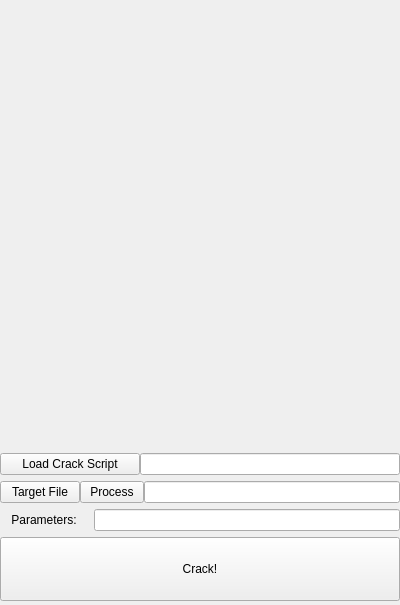
<?xml version="1.0" encoding="UTF-8"?>
<ui version="4.0">
 <class>GeneralCrackFrameworkGUIClass</class>
 <widget class="QMainWindow" name="GeneralCrackFrameworkGUIClass">
  <property name="geometry">
   <rect>
    <x>0</x>
    <y>0</y>
    <width>400</width>
    <height>605</height>
   </rect>
  </property>
  <property name="minimumSize">
   <size>
    <width>400</width>
    <height>437</height>
   </size>
  </property>
  <property name="maximumSize">
   <size>
    <width>400</width>
    <height>605</height>
   </size>
  </property>
  <property name="windowTitle">
   <string>General Crack Framework</string>
  </property>
  <property name="windowIcon">
   <iconset resource="generalcrackframeworkgui.qrc">
    <normaloff>:/GeneralCrackFrameworkGUI/Resources/ico.bmp</normaloff>:/GeneralCrackFrameworkGUI/Resources/ico.bmp</iconset>
  </property>
  <widget class="QWidget" name="centralWidget">
   <layout class="QVBoxLayout" name="verticalLayout">
    <property name="spacing">
     <number>5</number>
    </property>
    <property name="margin">
     <number>0</number>
    </property>
    <item>
     <widget class="QWidget" name="widget" native="true">
      <property name="minimumSize">
       <size>
        <width>400</width>
        <height>446</height>
       </size>
      </property>
      <property name="maximumSize">
       <size>
        <width>400</width>
        <height>446</height>
       </size>
      </property>
      <property name="styleSheet">
       <string notr="true">border-image: url(:/GeneralCrackFrameworkGUI/Resources/image.jpg);</string>
      </property>
     </widget>
    </item>
    <item>
     <layout class="QHBoxLayout" name="horizontalLayout">
      <property name="spacing">
       <number>0</number>
      </property>
      <item>
       <widget class="QPushButton" name="pushButton_Script">
        <property name="minimumSize">
         <size>
          <width>140</width>
          <height>0</height>
         </size>
        </property>
        <property name="text">
         <string>Load Crack Script</string>
        </property>
        <property name="checkable">
         <bool>false</bool>
        </property>
        <property name="autoDefault">
         <bool>false</bool>
        </property>
        <property name="flat">
         <bool>false</bool>
        </property>
       </widget>
      </item>
      <item>
       <widget class="QLineEdit" name="lineEdit_Path">
        <property name="echoMode">
         <enum>QLineEdit::Normal</enum>
        </property>
        <property name="readOnly">
         <bool>true</bool>
        </property>
       </widget>
      </item>
     </layout>
    </item>
    <item>
     <layout class="QHBoxLayout" name="horizontalLayout_3">
      <property name="spacing">
       <number>0</number>
      </property>
      <item>
       <widget class="QPushButton" name="pushButton_TargetFile">
        <property name="minimumSize">
         <size>
          <width>64</width>
          <height>0</height>
         </size>
        </property>
        <property name="text">
         <string>Target File</string>
        </property>
        <property name="flat">
         <bool>false</bool>
        </property>
       </widget>
      </item>
      <item>
       <widget class="QPushButton" name="pushButton_process">
        <property name="maximumSize">
         <size>
          <width>64</width>
          <height>16777215</height>
         </size>
        </property>
        <property name="text">
         <string>Process</string>
        </property>
        <property name="flat">
         <bool>false</bool>
        </property>
       </widget>
      </item>
      <item>
       <widget class="QLineEdit" name="lineEdit_Target">
        <property name="readOnly">
         <bool>true</bool>
        </property>
       </widget>
      </item>
     </layout>
    </item>
    <item>
     <layout class="QHBoxLayout" name="horizontalLayout_2">
      <item>
       <widget class="QLabel" name="label">
        <property name="minimumSize">
         <size>
          <width>88</width>
          <height>0</height>
         </size>
        </property>
        <property name="maximumSize">
         <size>
          <width>88</width>
          <height>16777215</height>
         </size>
        </property>
        <property name="text">
         <string>Parameters:</string>
        </property>
        <property name="alignment">
         <set>Qt::AlignCenter</set>
        </property>
       </widget>
      </item>
      <item>
       <widget class="QLineEdit" name="lineEdit_Param"/>
      </item>
     </layout>
    </item>
    <item>
     <widget class="QPushButton" name="pushButton_Crack">
      <property name="minimumSize">
       <size>
        <width>0</width>
        <height>64</height>
       </size>
      </property>
      <property name="text">
       <string>Crack!</string>
      </property>
     </widget>
    </item>
   </layout>
  </widget>
  <action name="actionAbout_General_Crack_Framework">
   <property name="text">
    <string>About General Crack Framework</string>
   </property>
  </action>
  <action name="actionExit">
   <property name="text">
    <string>Exit</string>
   </property>
  </action>
 </widget>
 <layoutdefault spacing="6" margin="11"/>
 <resources>
  <include location="generalcrackframeworkgui.qrc"/>
 </resources>
 <connections/>
</ui>
